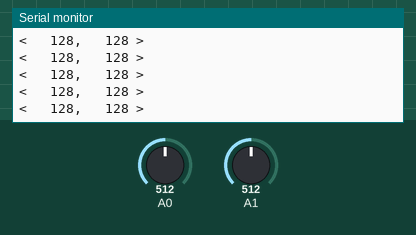
Recording of a sketch running on a simulated Arduino Uno, built for the host (arithmetic inside an expression is 32-bit, double 64-bit). Shown: the last lines printed to the serial monitor. The inputs (shaded band) are chosen by the test bench; at power-on: A0 = 512, A1 = 512.

Above: at 1.2 s.
1.3 s: A0 set to 716
At 2.0 s:
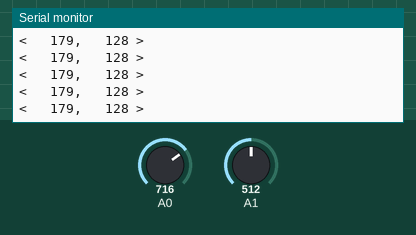
4.3 s: A1 set to 716
At 5.1 s:
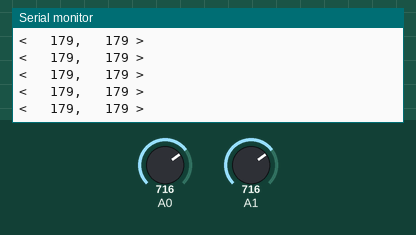
5.8 s: A0 set to 900
At 6.7 s:
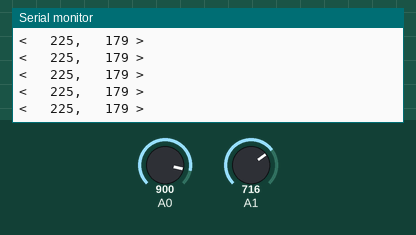
7.3 s: A1 set to 900
At 8.2 s:
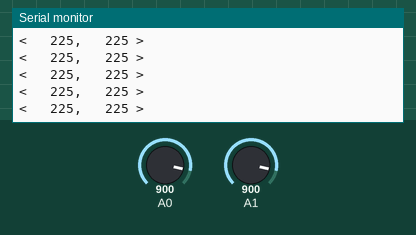
Timing chart, 0 to 10.3 s (numbered marks = the images above; inputs shaded):
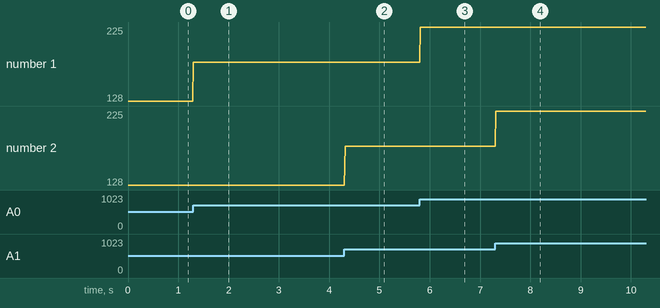

Measured:
- after the input at 1.3 s, the serial monitor: prints a new line at once (image 1)
- after the input at 4.3 s, the serial monitor: prints a new line at once (image 2)
- after the input at 5.8 s, the serial monitor: prints a new line at once (image 3)
- after the input at 7.3 s, the serial monitor: prints a new line at once (image 4)
- plotted number 1: 128 → 179 after the input at 1.3 s, 179 → 225 after the input at 5.8 s

The sketch:

sketch_apr04a.ino
```cpp
void setup() {
  asm("sbi 0x0A, 6"); // Set bit 6 in PORTD for output
  asm("cbi 0x0A, 7"); // Clear bit 7 in PORTD for input
  asm("sbi 0x0B, 7"); // Set pullup resistor for pin 7 in PORTD


  Serial.begin(9600);
  ADCSRA |= (1 << ADEN); // enable ADC
  ADMUX |= (1 << REFS0); // Vref AVcc page 255
  ADMUX |= (1 << ADLAR); // Left justified output for 8bit mode
  ADCSRA |= (1 << ADSC); // start conversion
}

uint8_t analog8( uint8_t channel ) {
  ADMUX &= 0xF0; //Clearing the last 4 bits of ADMUX
  ADMUX |= channel; //Selecting channel
  ADCSRA |= (1 << ADSC);
  while ( ADCSRA & ( 1 << ADSC ) );
  return ADCH;
}

void loop() {
  int x_axis = analog8(0);
  asm(" lds r16, 0x79 ");
  int y_axis = analog8(1);
  asm(" lds r17, 0x79 ");
  Serial.print("< \t");
  Serial.print(x_axis);
  Serial.print(", \t");
  Serial.print(y_axis);
  Serial.println(" >");

  // Button pressing
  asm(" in r25, 0x09 "); // Load PIND into r25
  asm(" andi r25, 0x80 "); // Bit-mask the 7th bit
  asm(" cpi r25, 0x80 "); // Compare with 0x80
  asm(" brne click_on "); // If not zero, branch to click_on
  asm(" cbi 0x0B, 6 "); // Turn off LED
  asm(" rjmp end ");
  asm(" click_on: ");
  asm(" sbi 0x0B, 6 "); // Turn on LED
  asm(" end: ");

  delay(2);
}
```
